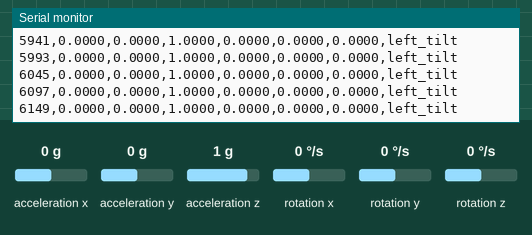
The sketch below on a simulated ESP32-S3. Shown: the last lines printed to the serial monitor. Wiring (inferred from the names in the program): MPU-6050 motion sensor at I2C address 0x68. Inputs (shaded band) come from the test bench; at power-on: acceleration x 0 g, acceleration y 0 g, acceleration z 1 g, rotation x 0 °/s, rotation y 0 °/s, rotation z 0 °/s.

Above: at 6.2 s.
6.3 s: acceleration x set to -1.4 g
At 6.32 s:
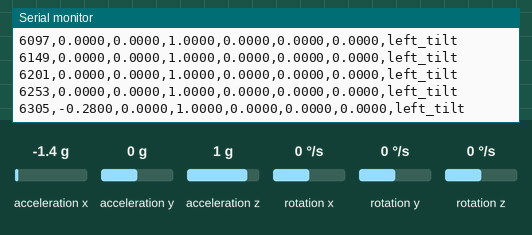
7.8 s: acceleration y set to -1.4 g
At 7.83 s:
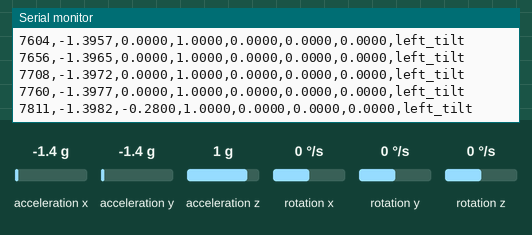
9.3 s: acceleration z set to -1.4 g
At 9.33 s:
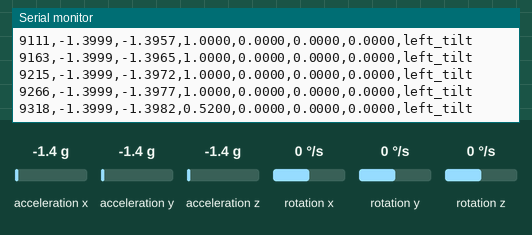
10.8 s: rotation x set to -192 °/s
At 10.84 s:
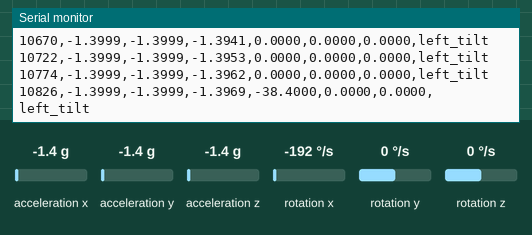
12.3 s: rotation y set to -192 °/s
At 12.35 s:
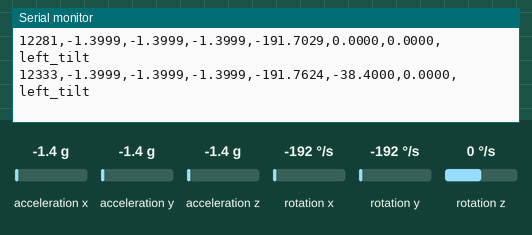
Timing chart, 0 to 14.8 s (numbered marks = the images above; inputs shaded):
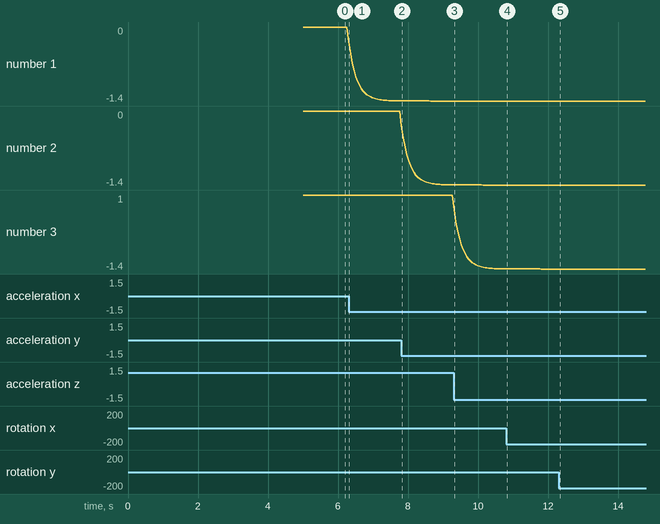

Measured:
- after the input at 6.3 s, the serial monitor: prints a new line at once (image 1)
- plotted number 1: 0 → -1.4 after the input at 6.3 s

The sketch:

test_mpu.ino
```cpp
/*
  Stage 2 — Dataset Collection
  TinyML Human Activity Recognition

  Important update:
    - Accelerometer range is now +/-8g
    - ACCEL_SCALE = 4096.0
    - ACCEL_CONFIG = 0x10

  Why?
    - Your X accelerometer axis was saturating at 32767 using +/-2g
    - Using +/-8g gives more range and avoids clipping during movement

  CSV Output:
    timestamp,acc_x,acc_y,acc_z,gyro_x,gyro_y,gyro_z,label

  Calibration Rule:
    - During calibration, keep the board flat, still, and in neutral idle position
    - After DATASET_COLLECTION_STARTED appears, start the required movement
*/

#include <Wire.h>                         /* Include Wire library for I2C communication */

/* =========================
   User Configuration
   ========================= */

#define SDA_PIN 8                         /* ESP32-S3 SDA pin connected to MPU6050 SDA */
#define SCL_PIN 9                         /* ESP32-S3 SCL pin connected to MPU6050 SCL */

/*
  If your working pins are GPIO4 and GPIO5, change only these two lines:
  #define SDA_PIN 4
  #define SCL_PIN 5
*/

const char CURRENT_LABEL[] = "left_tilt";      /* Change this label for each class */
const unsigned long SAMPLE_DELAY_MS = 50; /* 50 ms = about 20 samples per second */

/* =========================
   MPU6050 Registers
   ========================= */

#define MPU_ADDR 0x68                     /* MPU6050 I2C address when AD0 is connected to GND */
#define REG_WHO_AM_I 0x75                 /* Register used to check sensor identity */
#define REG_PWR_MGMT_1 0x6B               /* Register used to wake up or reset MPU6050 */
#define REG_ACCEL_CONFIG 0x1C             /* Register used to set accelerometer range */
#define REG_GYRO_CONFIG 0x1B              /* Register used to set gyroscope range */
#define REG_ACCEL_XOUT_H 0x3B             /* First register of accelerometer data block */

/* =========================
   Scale Factors
   ========================= */

const float ACCEL_SCALE = 4096.0f;         /* +/-8g range: 4096 raw counts = 1g */
const float GYRO_SCALE = 131.0f;           /* +/-250 dps range: 131 raw counts = 1 deg/s */

/* =========================
   Calibration Bias Variables
   ========================= */

float accelBiasX = 0.0f;                   /* Store accelerometer X bias in g */
float accelBiasY = 0.0f;                   /* Store accelerometer Y bias in g */
float accelBiasZ = 0.0f;                   /* Store accelerometer Z bias in g */

float gyroBiasX = 0.0f;                    /* Store gyroscope X bias in deg/s */
float gyroBiasY = 0.0f;                    /* Store gyroscope Y bias in deg/s */
float gyroBiasZ = 0.0f;                    /* Store gyroscope Z bias in deg/s */

/* =========================
   Low Pass Filter Variables
   ========================= */

float filtAx = 0.0f;                       /* Store filtered accelerometer X value */
float filtAy = 0.0f;                       /* Store filtered accelerometer Y value */
float filtAz = 0.0f;                       /* Store filtered accelerometer Z value */

float filtGx = 0.0f;                       /* Store filtered gyroscope X value */
float filtGy = 0.0f;                       /* Store filtered gyroscope Y value */
float filtGz = 0.0f;                       /* Store filtered gyroscope Z value */

const float ALPHA = 0.2f;                  /* Low-pass filter factor */

/* =========================
   Write One Byte to MPU6050
   ========================= */

void mpuWriteByte(uint8_t reg, uint8_t value)
{
    Wire.beginTransmission(MPU_ADDR);      /* Start I2C transmission to MPU6050 */
    Wire.write(reg);                       /* Send register address */
    Wire.write(value);                     /* Send value to register */
    Wire.endTransmission();                /* End I2C transmission */
}

/* =========================
   Read One Byte from MPU6050
   ========================= */

uint8_t mpuReadByte(uint8_t reg)
{
    Wire.beginTransmission(MPU_ADDR);      /* Start I2C transmission to MPU6050 */
    Wire.write(reg);                       /* Send register address */
    Wire.endTransmission(false);           /* Send repeated start without releasing bus */

    Wire.requestFrom(MPU_ADDR, 1, true);   /* Request one byte from MPU6050 */

    return Wire.read();                    /* Return received byte */
}

/* =========================
   Read Signed 16-bit Value
   ========================= */

int16_t readInt16()
{
    uint8_t highByte = Wire.read();        /* Read high byte */
    uint8_t lowByte = Wire.read();         /* Read low byte */

    return (int16_t)((highByte << 8) | lowByte); /* Combine high and low bytes */
}

/* =========================
   Read Raw MPU6050 Data
   ========================= */

bool mpuReadRaw(int16_t &ax, int16_t &ay, int16_t &az, int16_t &gx, int16_t &gy, int16_t &gz)
{
    Wire.beginTransmission(MPU_ADDR);      /* Start I2C communication with MPU6050 */
    Wire.write(REG_ACCEL_XOUT_H);          /* Select first data register */

    if (Wire.endTransmission(false) != 0)  /* Check if sensor responded */
    {
        return false;                      /* Return false if I2C communication failed */
    }

    uint8_t bytesReceived = Wire.requestFrom(MPU_ADDR, 14, true); /* Request acc + temp + gyro */

    if (bytesReceived != 14)               /* Check if all 14 bytes arrived */
    {
        return false;                      /* Return false if reading is incomplete */
    }

    ax = readInt16();                      /* Read raw accelerometer X */
    ay = readInt16();                      /* Read raw accelerometer Y */
    az = readInt16();                      /* Read raw accelerometer Z */

    readInt16();                           /* Read and ignore temperature */

    gx = readInt16();                      /* Read raw gyroscope X */
    gy = readInt16();                      /* Read raw gyroscope Y */
    gz = readInt16();                      /* Read raw gyroscope Z */

    return true;                           /* Return true if reading succeeded */
}

/* =========================
   Sensor Calibration
   ========================= */

void calibrateSensor(int numSamples = 500)
{
    Serial.println("CALIBRATION_START");
    Serial.println("Keep board FLAT, STILL, and in neutral IDLE position");
    Serial.println("Do not touch the board during calibration");

    delay(2000);                           /* Give user time before calibration starts */

    double sumAx = 0.0;                    /* Sum accelerometer X values */
    double sumAy = 0.0;                    /* Sum accelerometer Y values */
    double sumAz = 0.0;                    /* Sum accelerometer Z values */

    double sumGx = 0.0;                    /* Sum gyroscope X values */
    double sumGy = 0.0;                    /* Sum gyroscope Y values */
    double sumGz = 0.0;                    /* Sum gyroscope Z values */

    int validSamples = 0;                  /* Count valid calibration samples */

    for (int i = 0; i < numSamples; i++)   /* Collect calibration samples */
    {
        int16_t axRaw, ayRaw, azRaw;       /* Store raw accelerometer readings */
        int16_t gxRaw, gyRaw, gzRaw;       /* Store raw gyroscope readings */

        if (mpuReadRaw(axRaw, ayRaw, azRaw, gxRaw, gyRaw, gzRaw) == true)
        {
            sumAx += axRaw / ACCEL_SCALE;  /* Convert raw acc X to g and add to sum */
            sumAy += ayRaw / ACCEL_SCALE;  /* Convert raw acc Y to g and add to sum */
            sumAz += azRaw / ACCEL_SCALE;  /* Convert raw acc Z to g and add to sum */

            sumGx += gxRaw / GYRO_SCALE;   /* Convert raw gyro X to deg/s and add to sum */
            sumGy += gyRaw / GYRO_SCALE;   /* Convert raw gyro Y to deg/s and add to sum */
            sumGz += gzRaw / GYRO_SCALE;   /* Convert raw gyro Z to deg/s and add to sum */

            validSamples++;                /* Increase valid sample count */
        }

        delay(2);                          /* Small delay between calibration samples */
    }

    if (validSamples == 0)                 /* Check if calibration failed */
    {
        Serial.println("CALIBRATION_FAILED");
        return;                            /* Exit calibration function */
    }

    accelBiasX = sumAx / validSamples;     /* Calculate X bias while idle should be 0g */
    accelBiasY = sumAy / validSamples;     /* Calculate Y bias while idle should be 0g */
    accelBiasZ = (sumAz / validSamples) - 1.0f; /* Keep gravity on Z while removing bias */

    gyroBiasX = sumGx / validSamples;      /* Calculate gyro X bias */
    gyroBiasY = sumGy / validSamples;      /* Calculate gyro Y bias */
    gyroBiasZ = sumGz / validSamples;      /* Calculate gyro Z bias */

    Serial.println("CALIBRATION_DONE");

    Serial.print("AccelBiasX=");
    Serial.println(accelBiasX, 4);

    Serial.print("AccelBiasY=");
    Serial.println(accelBiasY, 4);

    Serial.print("AccelBiasZ=");
    Serial.println(accelBiasZ, 4);

    Serial.print("GyroBiasX=");
    Serial.println(gyroBiasX, 4);

    Serial.print("GyroBiasY=");
    Serial.println(gyroBiasY, 4);

    Serial.print("GyroBiasZ=");
    Serial.println(gyroBiasZ, 4);
}

/* =========================
   Initialize Filter
   ========================= */

void initializeFilterWithFirstSample()
{
    int16_t axRaw, ayRaw, azRaw;           /* Store first raw accelerometer sample */
    int16_t gxRaw, gyRaw, gzRaw;           /* Store first raw gyroscope sample */

    if (mpuReadRaw(axRaw, ayRaw, azRaw, gxRaw, gyRaw, gzRaw) == false)
    {
        Serial.println("FILTER_INIT_FAILED");
        return;                            /* Exit if first reading failed */
    }

    filtAx = (axRaw / ACCEL_SCALE) - accelBiasX; /* Initialize filtered acc X */
    filtAy = (ayRaw / ACCEL_SCALE) - accelBiasY; /* Initialize filtered acc Y */
    filtAz = (azRaw / ACCEL_SCALE) - accelBiasZ; /* Initialize filtered acc Z */

    filtGx = (gxRaw / GYRO_SCALE) - gyroBiasX;   /* Initialize filtered gyro X */
    filtGy = (gyRaw / GYRO_SCALE) - gyroBiasY;   /* Initialize filtered gyro Y */
    filtGz = (gzRaw / GYRO_SCALE) - gyroBiasZ;   /* Initialize filtered gyro Z */

    Serial.println("FILTER_INIT_DONE");
}

/* =========================
   Arduino setup()
   ========================= */

void setup()
{
    Serial.begin(115200);                  /* Start Serial Monitor */
    delay(1000);                           /* Wait for Serial Monitor */

    Wire.begin(SDA_PIN, SCL_PIN);          /* Start I2C communication */
    Wire.setClock(100000);                 /* Use 100 kHz for stable I2C during movement */

    mpuWriteByte(REG_PWR_MGMT_1, 0x80);    /* Reset MPU6050 */
    delay(100);                            /* Wait after reset */

    mpuWriteByte(REG_PWR_MGMT_1, 0x00);    /* Wake up MPU6050 */
    delay(100);                            /* Wait after wake up */

    uint8_t whoAmI = mpuReadByte(REG_WHO_AM_I); /* Read WHO_AM_I register */

    Serial.print("WHO_AM_I=0x");
    Serial.println(whoAmI, HEX);

    if (whoAmI != 0x68)                    /* Check if MPU6050 is detected */
    {
        Serial.println("ERROR_MPU6050_NOT_FOUND");

        while (1)                          /* Stop program if sensor not found */
        {
            delay(1000);
        }
    }

    mpuWriteByte(REG_ACCEL_CONFIG, 0x10);  /* Set accelerometer range to +/-8g */
    mpuWriteByte(REG_GYRO_CONFIG, 0x00);   /* Set gyroscope range to +/-250 deg/s */

    Serial.println("ACCEL_RANGE=+/-8g");
    Serial.println("GYRO_RANGE=+/-250dps");

    calibrateSensor(500);                  /* Calibrate sensor in neutral idle position */

    initializeFilterWithFirstSample();     /* Start filter from first real sample */

    Serial.println("DATASET_COLLECTION_STARTED");
    Serial.print("Current label: ");
    Serial.println(CURRENT_LABEL);

    Serial.println("timestamp,acc_x,acc_y,acc_z,gyro_x,gyro_y,gyro_z,label");
}

/* =========================
   Arduino loop()
   ========================= */

void loop()
{
    int16_t axRaw, ayRaw, azRaw;           /* Store raw accelerometer readings */
    int16_t gxRaw, gyRaw, gzRaw;           /* Store raw gyroscope readings */

    if (mpuReadRaw(axRaw, ayRaw, azRaw, gxRaw, gyRaw, gzRaw) == false)
    {
        Serial.println("SENSOR_READ_FAILED");
        delay(SAMPLE_DELAY_MS);
        return;                            /* Skip this loop if reading failed */
    }

    float ax = (axRaw / ACCEL_SCALE) - accelBiasX; /* Convert acc X to g and remove bias */
    float ay = (ayRaw / ACCEL_SCALE) - accelBiasY; /* Convert acc Y to g and remove bias */
    float az = (azRaw / ACCEL_SCALE) - accelBiasZ; /* Convert acc Z to g and remove bias */

    float gx = (gxRaw / GYRO_SCALE) - gyroBiasX;   /* Convert gyro X to dps and remove bias */
    float gy = (gyRaw / GYRO_SCALE) - gyroBiasY;   /* Convert gyro Y to dps and remove bias */
    float gz = (gzRaw / GYRO_SCALE) - gyroBiasZ;   /* Convert gyro Z to dps and remove bias */

    filtAx = (ALPHA * ax) + ((1.0f - ALPHA) * filtAx); /* Filter accelerometer X */
    filtAy = (ALPHA * ay) + ((1.0f - ALPHA) * filtAy); /* Filter accelerometer Y */
    filtAz = (ALPHA * az) + ((1.0f - ALPHA) * filtAz); /* Filter accelerometer Z */

    filtGx = (ALPHA * gx) + ((1.0f - ALPHA) * filtGx); /* Filter gyroscope X */
    filtGy = (ALPHA * gy) + ((1.0f - ALPHA) * filtGy); /* Filter gyroscope Y */
    filtGz = (ALPHA * gz) + ((1.0f - ALPHA) * filtGz); /* Filter gyroscope Z */

    unsigned long timestamp = millis();    /* Get time since ESP32 started */

    Serial.printf("%lu,%.4f,%.4f,%.4f,%.4f,%.4f,%.4f,%s\n",
                  timestamp,
                  filtAx,
                  filtAy,
                  filtAz,
                  filtGx,
                  filtGy,
                  filtGz,
                  CURRENT_LABEL);          /* Print one CSV row */

    delay(SAMPLE_DELAY_MS);                /* Wait before next sample */
}
```
